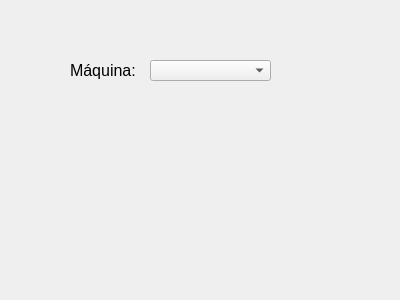
<?xml version="1.0" encoding="UTF-8"?>
<ui version="4.0">
 <class>ProduccionPorMaquinaOptions</class>
 <widget class="QWidget" name="ProduccionPorMaquinaOptions">
  <property name="geometry">
   <rect>
    <x>0</x>
    <y>0</y>
    <width>400</width>
    <height>300</height>
   </rect>
  </property>
  <property name="windowTitle">
   <string>Form</string>
  </property>
  <widget class="QComboBox" name="comboBox_Maquina">
   <property name="geometry">
    <rect>
     <x>150</x>
     <y>60</y>
     <width>121</width>
     <height>21</height>
    </rect>
   </property>
   <property name="font">
    <font>
     <pointsize>12</pointsize>
    </font>
   </property>
  </widget>
  <widget class="QLabel" name="label">
   <property name="geometry">
    <rect>
     <x>70</x>
     <y>60</y>
     <width>71</width>
     <height>21</height>
    </rect>
   </property>
   <property name="font">
    <font>
     <pointsize>12</pointsize>
    </font>
   </property>
   <property name="text">
    <string>Máquina:</string>
   </property>
  </widget>
 </widget>
 <resources/>
 <connections/>
</ui>
